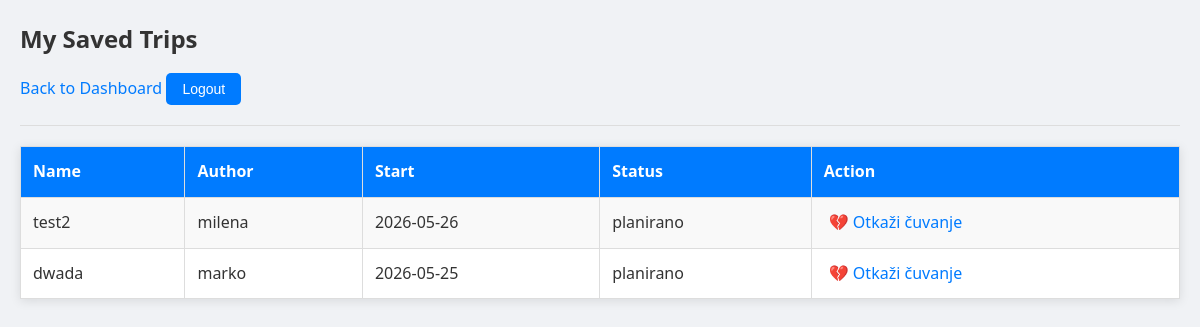
Before: /saved_trips.php (signed in) with the older database file.
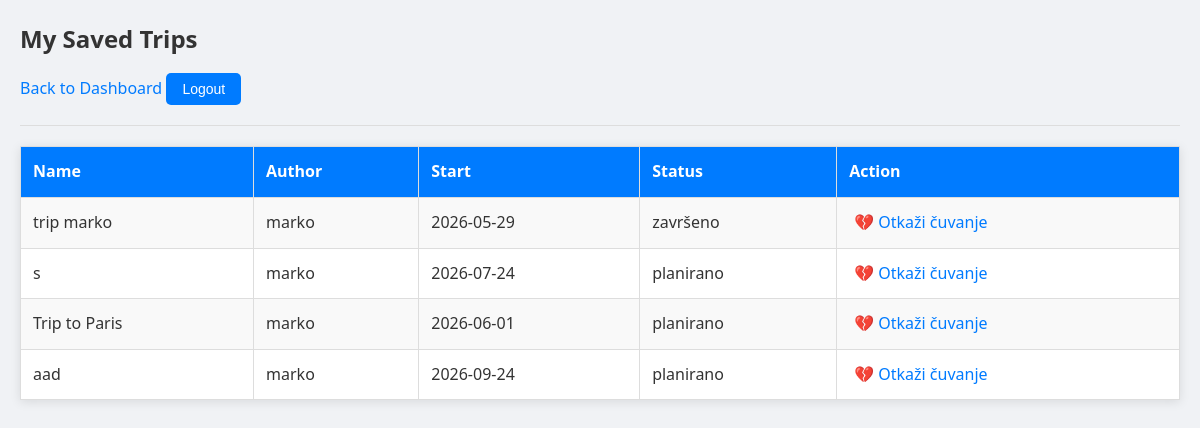
After: the same page with the newer database file.
### tables this page shows
CREATE TABLE `trip` (
  `id` int(11) NOT NULL AUTO_INCREMENT,
  `name` varchar(255) NOT NULL,
  `status` varchar(255) NOT NULL,
  `start_date` date NOT NULL,
  `end_date` date NOT NULL,
  `notes` varchar(255) DEFAULT NULL,
  `user_id` int(11) NOT NULL,
  `destination_id` int(11) DEFAULT NULL,
  PRIMARY KEY (`id`),
  KEY `user_id` (`user_id`),
  KEY `destination_id` (`destination_id`),
  CONSTRAINT `trip_ibfk_1` FOREIGN KEY (`user_id`) REFERENCES `user` (`id`),
  CONSTRAINT `trip_ibfk_2` FOREIGN KEY (`destination_id`) REFERENCES `destination` (`id`)
);

CREATE TABLE `user` (
  `id` int(11) NOT NULL AUTO_INCREMENT,
  `username` varchar(255) NOT NULL,
  `password` varchar(255) NOT NULL,
  `email` varchar(255) DEFAULT NULL,
  `type_id` int(11) NOT NULL DEFAULT 3,
  PRIMARY KEY (`id`),
  KEY `user_ibfk_1` (`type_id`),
  CONSTRAINT `user_ibfk_1` FOREIGN KEY (`type_id`) REFERENCES `user_type` (`id`)
);

### saved_trips.php (the view, shortened to what this page needs)
<?php
global $conn;
$user_id = $_SESSION['user_id'];
$sql = "SELECT t.*, u.username as author_name
        FROM trip t
        JOIN trip_save ts ON t.id = ts.trip_id
        JOIN user u ON t.user_id = u.id
        WHERE ts.user_id = ?
        ORDER BY ts.saved_at DESC";
$stmt = $conn->prepare($sql);
$stmt->bind_param("i", $user_id);
$stmt->execute();
$result = $stmt->get_result();
?>
<!doctype html>
<html>
<head>
    <link rel="stylesheet" href="style.css">
</head>
<body>
<h2>My Saved Trips</h2>
<a href="dashboard.php">Back to Dashboard</a>
<a href="logout.php"><button>Logout</button></a>
<hr>
<table border="1">
    <tr>
        <th>Name</th>
        <th>Author</th>
        <th>Start</th>
        <th>Status</th>
        <th>Action</th>
    </tr>
    <?php while($row = $result->fetch_assoc()) { ?>
        <tr id="saved-row-<?php echo $row['id']; ?>">
            <td><?php echo htmlspecialchars($row['name']); ?></td>
            <td><?php echo htmlspecialchars($row['author_name']); ?></td>
            <td><?php echo $row['start_date']; ?></td>
            <td><?php echo $row['status']; ?></td>
            <td>
                <a href="javascript:void(0)" class="unsave-btn" data-id="<?php echo $row['id']; ?>">💔 Otkaži čuvanje</a>
            </td>
        </tr>
    <?php } ?>
</table>
</body>
</html>

Changed rows visible on the page:
no longer on this page (row unchanged): trip: name "test2", user.username "milena", start_date "2026-05-26", status "planirano"
removed trip: name "dwada", user.username "marko", start_date "2026-05-25", status "planirano"
added trip: name "trip marko", user.username "marko", start_date "2026-05-29", status "završeno"
added trip: name "s", user.username "marko", start_date "2026-07-24", status "planirano"
added trip: name "Trip to Paris", user.username "marko", start_date "2026-06-01", status "planirano"
added trip: name "aad", user.username "marko", start_date "2026-09-24", status "planirano"
